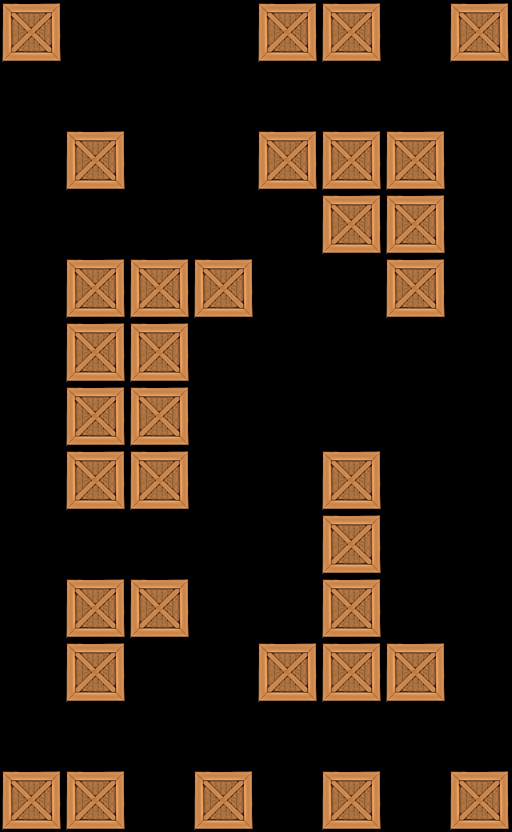

A level layout from a 2D game, rendered from its tile map. Below: a short description, then the map file with tile-grid data replaced by summaries:
An orthogonal 8x13 tile map with 64x64 px tiles, 1 tile layer (Tile Layer 1).

<map version="1.0" orientation="orthogonal" width="8" height="13" tilewidth="64" tileheight="64">
 <tileset firstgid="1" name="crate" tilewidth="64" tileheight="64">
  <image source="../../crate5.png" width="64" height="64" />
 </tileset>
 <layer name="Tile Layer 1" width="8" height="13">
  <data>[104 cells, 34 non-empty, 1 distinct tile ids]</data>
 </layer>
</map>
